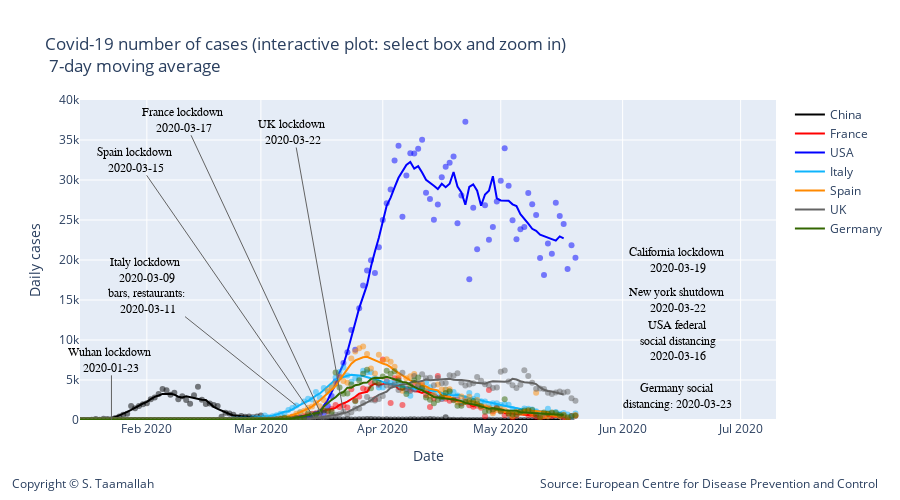

This figure's notebook cell:
### Code cell
degree = 1
#smooth_italy = smoothTriangle(df_italy['deaths'],degree)

smooth_china = smoothTriangle(df_china['cases'], degree)
smooth_france = smoothTriangle(df_france['cases'], degree)
smooth_italy = smoothTriangle(df_italy['cases'],degree)
smooth_usa = smoothTriangle(df_usa['cases'],degree)
smooth_uk = smoothTriangle(df_uk['cases'],degree)
smooth_germany = smoothTriangle(df_germany['cases'],degree)
smooth_spain = smoothTriangle(df_spain['cases'],degree)
smooth_korea = smoothTriangle(df_korea['cases'],degree)
smooth_netherlands = smoothTriangle(df_netherlands['cases'],degree)
smooth_belgium = smoothTriangle(df_belgium['cases'],degree)


smooth_china = smooth_3day(df_china['cases'])
smooth_france = smooth_3day(df_france['cases'])
smooth_italy = smooth_3day(df_italy['cases'])
smooth_usa = smooth_3day(df_usa['cases'])
smooth_uk = smooth_3day(df_uk['cases'])
smooth_germany = smooth_3day(df_germany['cases'])
smooth_spain = smooth_3day(df_spain['cases'])
smooth_korea = smooth_3day(df_korea['cases'])
smooth_netherlands = smooth_3day(df_netherlands['cases'])
smooth_belgium = smooth_3day(df_belgium['cases'])

smooth_china = smooth_5day(df_china['cases'])
smooth_france = smooth_5day(df_france['cases'])
smooth_italy = smooth_5day(df_italy['cases'])
smooth_usa = smooth_5day(df_usa['cases'])
smooth_uk = smooth_5day(df_uk['cases'])
smooth_germany = smooth_5day(df_germany['cases'])
smooth_spain = smooth_5day(df_spain['cases'])
smooth_korea = smooth_5day(df_korea['cases'])
smooth_netherlands = smooth_5day(df_netherlands['cases'])
smooth_belgium = smooth_5day(df_belgium['cases'])

smooth_china = smooth_7day(df_china['cases'])
smooth_france = smooth_7day(df_france['cases'])
smooth_italy = smooth_7day(df_italy['cases'])
smooth_usa = smooth_7day(df_usa['cases'])
smooth_uk = smooth_7day(df_uk['cases'])
smooth_germany = smooth_7day(df_germany['cases'])
smooth_spain = smooth_7day(df_spain['cases'])
smooth_korea = smooth_7day(df_korea['cases'])
smooth_netherlands = smooth_7day(df_netherlands['cases'])
smooth_belgium = smooth_7day(df_belgium['cases'])


# Add traces
trace1 = go.Scatter(
        x=df_china.index, 
        y=df_china['cases'],
        mode='markers',
        name='China daily cases',
        line_color='rgba(0, 0, 0, .5)',
        showlegend=False,
)

trace11 = go.Scatter(
        x=df_china.index, 
        y=smooth_china,
        mode='lines',
        name='China',
        line_color='rgba(0, 0, 0, 1)',
)


trace2 = go.Scatter(
        x=df_france.index, 
        y=df_france['cases'],
        mode='markers',
        name='France',
        line_color='rgba(256, 0, 0, .5)',
        showlegend=False,
)

trace22 = go.Scatter(
        x=df_france.index, 
        y=smooth_france,
        mode='lines',
        name='France',
        line_color='rgba(256, 0, 0, 1)',
)


trace3 = go.Scatter(
        x=df_usa.index, 
        y=df_usa['cases'],
        mode='markers',
        name='USA',
        line_color='rgba(0, 0, 255, .5)',
    showlegend=False,
)

trace33 = go.Scatter(
        x=df_usa.index, 
        y=smooth_usa,
        mode='lines',
        name='USA',
        line_color='rgba(0, 0, 255, 1)',
)
    
    
trace4 = go.Scatter(
        x=df_italy.index, 
        y=df_italy['cases'],
        mode='markers',
        name='Italy',
        line_color='rgba(14, 180, 252, .5)',
    showlegend=False,
)

trace44 = go.Scatter(
        x=df_italy.index, 
        y=smooth_italy,
        mode='lines',
        name='Italy',
        line_color='rgba(14, 180, 252, 1)',
)

trace5 = go.Scatter(
        x=df_spain.index, 
        y=df_spain['cases'],
        mode='markers',
        name='Spain',
        line_color='rgba(255, 137, 0, .5)',
    showlegend=False,
)

trace55 = go.Scatter(
        x=df_spain.index, 
        y=smooth_spain,
        mode='lines',
        name='Spain',
        line_color='rgba(255, 137, 0, 1)',
)


trace6 = go.Scatter(
        x=df_uk.index, 
        y=df_uk['cases'],
        mode='markers',
        name='UK',
        line_color='rgba(100, 100, 100, .5)',
    showlegend=False
)

trace66 = go.Scatter(
        x=df_uk.index, 
        y=smooth_uk,
        mode='lines',
        name='UK',
        line_color='rgba(100, 100, 100, 1)',
)

trace7 = go.Scatter(
        x=df_germany.index, 
        y=df_germany['cases'],
        mode='markers',
        name='Germany',
        line_color='rgba(51, 102, 0, .5)',
    showlegend=False,
)

trace77 = go.Scatter(
        x=df_germany.index, 
        y=smooth_germany,
        mode='lines',
        name='Germany',
        line_color='rgba(51, 102, 0, 1)',
)


data = [trace1,trace11, trace2, trace22, trace3, trace33, trace4, trace44, trace5, trace55, trace6, trace66, trace7, trace77]

layout = go.Layout(
    title="Covid-19 number of cases (interactive plot: select box and zoom in) <br> 7-day moving average",
    width=900,
    height=500,
    
    # Top left
    xaxis=dict(
        title='Date',
        range=['2020-01-15', '2020-07-10'],
    ),
    yaxis=dict(
        title='Daily cases',
        #type='log',
        range=[0,40000],
        anchor='x'
    ),
    
      annotations=[
        dict(
            x=1.15,
            y=-0.23,
            showarrow=False,
            text='Source: European Centre for Disease Prevention and Control',
            xref='paper',
            yref='paper'
        ),
        
        dict(
            x=-0.1,
            y=-0.23,
            showarrow=False,
            text='Copyright © S. Taamallah ',
            xref='paper',
            yref='paper'
        )
    ],
    
)



fig = go.Figure(data=data, layout=layout)



fig.add_annotation(
        x='2020-01-23',
        y=20,
        xref="x",
        yref="y",
        text="Wuhan lockdown <br> 2020-01-23 ",
        showarrow=True,
        font=dict(
            family="Courier New, monospace",
            size=12,
            color="black"
            ),
        align="center",
        arrowhead=0,
        arrowsize=1,
        arrowwidth=1,
        arrowcolor="#636363",
        ax=0,
        ay=-60,
        #bordercolor="#c7c7c7",
        #borderwidth=2,
        #borderpad=4,
        #bgcolor="#ff7f0e",
        #opacity=0.8
        )


fig.add_annotation(
        x='2020-03-10',
        y=1800,
        xref="x",
        yref="y",
        text="Italy lockdown <br> 2020-03-09 <br> bars, restaurants: <br> 2020-03-11",
        showarrow=True,
        font=dict(
            family="Courier New, monospace",
            size=12,
            color="black"
            ),
        align="center",
        arrowhead=0,
        arrowsize=1,
        arrowwidth=1,
        arrowcolor="#636363",
        ax=-150,
        ay=-120,
        #bordercolor="#c7c7c7",
        #borderwidth=2,
        #borderpad=4,
        #bgcolor="#ff7f0e",
        #opacity=0.8
        )


fig.add_annotation(
            x='2020-03-17',
            y=30,
            text="France lockdown <br> 2020-03-17 ",
            showarrow=True,
            font=dict(
            family="Courier New, monospace",
            size=12,
            color="black",
            ),
        align="center",
        arrowhead=0,
        arrowsize=1,
        arrowwidth=1,
        arrowcolor="#636363",
        ax=-140,
        ay=-300,
)


fig.add_annotation(
            x='2020-03-15',
            y=20,
            text="Spain lockdown <br> 2020-03-15 ",
            showarrow=True,
            font=dict(
            family="Courier New, monospace",
            size=12,
            color="black",
            ),
        align="center",
        arrowhead=0,
        arrowsize=1,
        arrowwidth=1,
        arrowcolor="#636363",
        ax=-180,
        ay=-260,
)


fig.add_annotation(
            x='2020-03-22',
            y=1000,
            text="UK lockdown <br> 2020-03-22 ",
            showarrow=True,
            font=dict(
            family="Courier New, monospace",
            size=12,
            color="black",
            ),
        align="center",
        arrowhead=0,
        arrowsize=1,
        arrowwidth=1,
        arrowcolor="#636363",
        ax=-50,
        ay=-280,
)

fig.add_annotation(
            x='2020-06-15',
            y=3000,
            text="Germany social <br> distancing: 2020-03-23 ",
            showarrow=False,
            font=dict(
            family="Courier New, monospace",
            size=12,
            color="black",
            ),
        align="center",
        arrowhead=0,
        arrowsize=1,
        arrowwidth=1,
        arrowcolor="#636363",
        ax=600,
        ay=-60,
)

fig.add_annotation(
            x='2020-06-15',
            y=10000,
            text="USA federal <br> social distancing <br> 2020-03-16 ",
            showarrow=False,
            font=dict(
            family="Courier New, monospace",
            size=12,
            color="black",
            ),
        align="center",
        arrowhead=0,
        arrowsize=1,
        arrowwidth=1,
        arrowcolor="#636363",
        ax=600,
        ay=-520,
)

fig.add_annotation(
            x='2020-06-15',
            y=15000,
            text="New york shutdown <br> 2020-03-22 ",
            showarrow=False,
            font=dict(
            family="Courier New, monospace",
            size=12,
            color="black",
            ),
        align="center",
        arrowhead=0,
        arrowsize=1,
        arrowwidth=1,
        arrowcolor="#636363",
        ax=600,
        ay=-420,
)



fig.add_annotation(
            x='2020-06-15',
            y=20000,
            text="California lockdown <br> 2020-03-19 ",
            showarrow=False,
            font=dict(
            family="Courier New, monospace",
            size=12,
            color="black",
            ),
        align="center",
        arrowhead=0,
        arrowsize=1,
        arrowwidth=1,
        arrowcolor="#636363",
        ax=600,
        ay=-320,
)

fig.show()
from plotly.offline import plot
plot(fig, filename="STaamallah_covid19_analysis_chart_3_20200503.html", auto_open = False)

#from IPython.display import HTML, display
#display(HTML('STaamallah_covid19_analysis_chart_3_20200403.html'), metadata=dict(isolated=True))

### Figure 1 — Plotly figure (JSON) as saved in the notebook; plotly's stock layout.template omitted (floating-point values rounded to 4 significant figures; data arrays with more than 128 entries replaced by an {"elided": "..."} marker saying what was removed)
{"data": [{"line": {"color": "rgba(0, 0, 0, 0.5)"}, "mode": "markers", "name": "China daily cases", "showlegend": false, "type": "scatter", "x": {"elided": "141 str values"}, "y": {"elided": "141 int values"}}, {"line": {"color": "rgba(0, 0, 0, 1)"}, "mode": "lines", "name": "China", "type": "scatter", "x": {"elided": "141 str values"}, "y": {"elided": "141 float values"}}, {"line": {"color": "rgba(256, 0, 0, .5)"}, "mode": "markers", "name": "France", "showlegend": false, "type": "scatter", "x": {"elided": "142 str values"}, "y": {"elided": "142 int values"}}, {"line": {"color": "rgba(256, 0, 0, 1)"}, "mode": "lines", "name": "France", "type": "scatter", "x": {"elided": "142 str values"}, "y": {"elided": "142 float values"}}, {"line": {"color": "rgba(0, 0, 255, .5)"}, "mode": "markers", "name": "USA", "showlegend": false, "type": "scatter", "x": {"elided": "142 str values"}, "y": {"elided": "142 int values"}}, {"line": {"color": "rgba(0, 0, 255, 1)"}, "mode": "lines", "name": "USA", "type": "scatter", "x": {"elided": "142 str values"}, "y": {"elided": "142 int values"}}, {"line": {"color": "rgba(14, 180, 252, .5)"}, "mode": "markers", "name": "Italy", "showlegend": false, "type": "scatter", "x": {"elided": "142 str values"}, "y": {"elided": "142 int values"}}, {"line": {"color": "rgba(14, 180, 252, 1)"}, "mode": "lines", "name": "Italy", "type": "scatter", "x": {"elided": "142 str values"}, "y": {"elided": "142 int values"}}, {"line": {"color": "rgba(255, 137, 0, .5)"}, "mode": "markers", "name": "Spain", "showlegend": false, "type": "scatter", "x": {"elided": "141 str values"}, "y": {"elided": "141 int values"}}, {"line": {"color": "rgba(255, 137, 0, 1)"}, "mode": "lines", "name": "Spain", "type": "scatter", "x": {"elided": "141 str values"}, "y": {"elided": "141 int values"}}, {"line": {"color": "rgba(100, 100, 100, .5)"}, "mode": "markers", "name": "UK", "showlegend": false, "type": "scatter", "x": {"elided": "142 str values"}, "y": {"elided": "142 int values"}}, {"line": {"color": "rgba(100, 100, 100, 1)"}, "mode": "lines", "name": "UK", "type": "scatter", "x": {"elided": "142 str values"}, "y": {"elided": "142 int values"}}, {"line": {"color": "rgba(51, 102, 0, .5)"}, "mode": "markers", "name": "Germany", "showlegend": false, "type": "scatter", "x": {"elided": "142 str values"}, "y": {"elided": "142 int values"}}, {"line": {"color": "rgba(51, 102, 0, 1)"}, "mode": "lines", "name": "Germany", "type": "scatter", "x": {"elided": "142 str values"}, "y": {"elided": "142 int values"}}], "layout": {"annotations": [{"showarrow": false, "text": "Source: European Centre for Disease Prevention and Control", "x": 1.15, "xref": "paper", "y": -0.23, "yref": "paper"}, {"showarrow": false, "text": "Copyright © S. Taamallah ", "x": -0.1, "xref": "paper", "y": -0.23, "yref": "paper"}, {"align": "center", "arrowcolor": "#636363", "arrowhead": 0, "arrowsize": 1, "arrowwidth": 1, "ax": 0, "ay": -60, "font": {"color": "black", "family": "Courier New, monospace", "size": 12}, "showarrow": true, "text": "Wuhan lockdown <br> 2020-01-23 ", "x": "2020-01-23", "xref": "x", "y": 20, "yref": "y"}, {"align": "center", "arrowcolor": "#636363", "arrowhead": 0, "arrowsize": 1, "arrowwidth": 1, "ax": -150, "ay": -120, "font": {"color": "black", "family": "Courier New, monospace", "size": 12}, "showarrow": true, "text": "Italy lockdown <br> 2020-03-09 <br> bars, restaurants: <br> 2020-03-11", "x": "2020-03-10", "xref": "x", "y": 1800, "yref": "y"}, {"align": "center", "arrowcolor": "#636363", "arrowhead": 0, "arrowsize": 1, "arrowwidth": 1, "ax": -140, "ay": -300, "font": {"color": "black", "family": "Courier New, monospace", "size": 12}, "showarrow": true, "text": "France lockdown <br> 2020-03-17 ", "x": "2020-03-17", "y": 30}, {"align": "center", "arrowcolor": "#636363", "arrowhead": 0, "arrowsize": 1, "arrowwidth": 1, "ax": -180, "ay": -260, "font": {"color": "black", "family": "Courier New, monospace", "size": 12}, "showarrow": true, "text": "Spain lockdown <br> 2020-03-15 ", "x": "2020-03-15", "y": 20}, {"align": "center", "arrowcolor": "#636363", "arrowhead": 0, "arrowsize": 1, "arrowwidth": 1, "ax": -50, "ay": -280, "font": {"color": "black", "family": "Courier New, monospace", "size": 12}, "showarrow": true, "text": "UK lockdown <br> 2020-03-22 ", "x": "2020-03-22", "y": 1000}, {"align": "center", "arrowcolor": "#636363", "arrowhead": 0, "arrowsize": 1, "arrowwidth": 1, "ax": 600, "ay": -60, "font": {"color": "black", "family": "Courier New, monospace", "size": 12}, "showarrow": false, "text": "Germany social <br> distancing: 2020-03-23 ", "x": "2020-06-15", "y": 3000}, {"align": "center", "arrowcolor": "#636363", "arrowhead": 0, "arrowsize": 1, "arrowwidth": 1, "ax": 600, "ay": -520, "font": {"color": "black", "family": "Courier New, monospace", "size": 12}, "showarrow": false, "text": "USA federal <br> social distancing <br> 2020-03-16 ", "x": "2020-06-15", "y": 10000}, {"align": "center", "arrowcolor": "#636363", "arrowhead": 0, "arrowsize": 1, "arrowwidth": 1, "ax": 600, "ay": -420, "font": {"color": "black", "family": "Courier New, monospace", "size": 12}, "showarrow": false, "text": "New york shutdown <br> 2020-03-22 ", "x": "2020-06-15", "y": 15000}, {"align": "center", "arrowcolor": "#636363", "arrowhead": 0, "arrowsize": 1, "arrowwidth": 1, "ax": 600, "ay": -320, "font": {"color": "black", "family": "Courier New, monospace", "size": 12}, "showarrow": false, "text": "California lockdown <br> 2020-03-19 ", "x": "2020-06-15", "y": 20000}], "height": 500, "title": {"text": "Covid-19 number of cases (interactive plot: select box and zoom in) <br> 7-day moving average"}, "width": 900, "xaxis": {"range": ["2020-01-15", "2020-07-10"], "title": {"text": "Date"}, "type": "date"}, "yaxis": {"anchor": "x", "range": [0, 40000], "title": {"text": "Daily cases"}, "type": "linear"}}}
